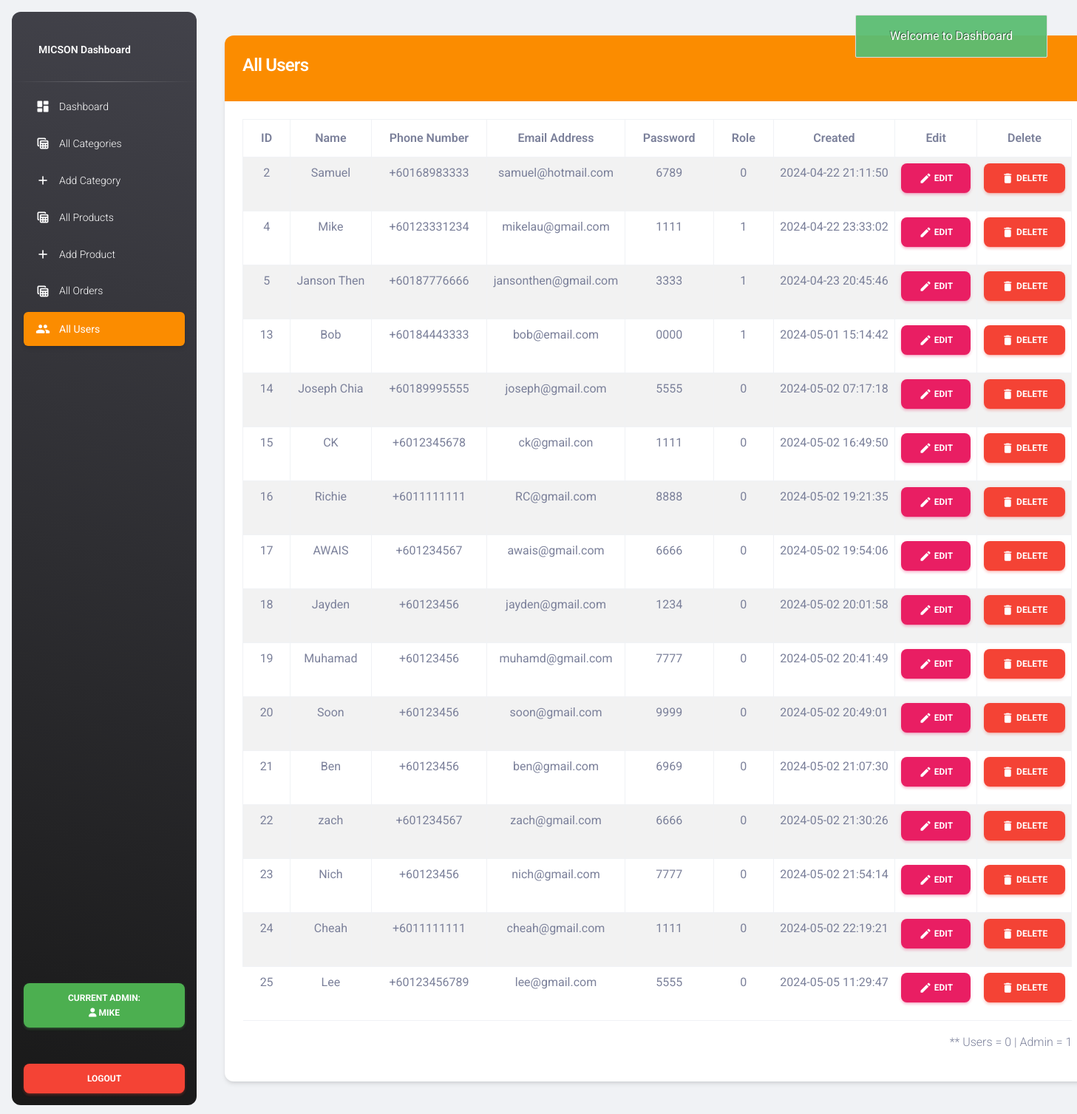
/admin/users.php (signed in), run on the app's committed database.
### tables this page shows
CREATE TABLE `users` (
  `id` int(11) AUTO_INCREMENT PRIMARY KEY,
  `name` varchar(100) NOT NULL,
  `email` varchar(100) NOT NULL,
  `phone` int(20) NOT NULL,
  `password` varchar(100) NOT NULL,
  `created_at` timestamp NOT NULL DEFAULT current_timestamp(),
  `role_as` tinyint(4) NOT NULL DEFAULT 0
);

### functions/myfunctions.php (called while the page is built, shortened)
<?php
include("../config/dbcon.php");
function getAll($table)
{
    global $con;
    $query = "SELECT * FROM $table";
    return $query_run = mysqli_query($con, $query);
}
?>

### admin/users.php (the view, shortened to what this page needs)
<?php
include('includes/header.php');
?>
<div class="container-fluid w-85 ms-11">
    <div class="row">
        <div class="col-md-12">
            <div class="card">
                <div class="card-header text-bg-warning">
                    <h4 class="text-white">All Users</h4>
                </div>
                <div class="card-body" id="admin_client_table">
                    <table class="table table-bordered table-striped">
                        <thead class="text-center">
                            <tr>
                                <th>ID</th>
                                <th>Name</th>
                                <th>Phone Number</th>
                                <th>Email Address</th>
                                <th>Password</th>
                                <th>Role</th>
                                <th>Created</th>
                                <th>Edit</th>
                                <th>Delete</th>
                            </tr>
                        </thead>
                        <tbody class="text-center">
                            <?php
                                $user = getAll("users");
                                if(mysqli_num_rows($user) > 0)
                                {
                                    foreach($user as $item)
                                    {
                                        ?>
                                            <tr>
                                                <td> <?= $item['id']; ?> </td>
                                                <td> <?= $item['name']; ?> </td>
                                                <td> +60<?= $item['phone']; ?> </td>
                                                <td> <?= $item['email']; ?> </td>
                                                <td> <?= $item['password']; ?> </td>
                                                <td> <?= $item['role_as']; ?> </td>
                                                <td> <?= $item['created_at']; ?> </td>
                                                <td>
                                                    <a href="edit-user.php?id=<?= $item['id']; ?>" class="btn btn-primary">
                                                    <i class="material-icons opacity-10">edit</i> Edit</a>
                                                </td>
                                                <td>
                                                    <button type="button" class="btn btn-danger delete_admin_client_btn" value="<?= $item['id']; ?>">
                                                    <i class="material-icons opacity-10">delete</i> Delete</button>
                                                </td>
                                            </tr>
                                        <?php
                                    }
                                }
                                else
                                {
                                    echo "No records found";
                                }
                            ?>
                        </tbody>
                    </table>
                    <p class="float-end">** Users = 0 | Admin = 1</p>
                </div>
            </div>
        </div>
    </div>
</div>
<?php include('includes/footer.php'); ?>

### data on the page
users: id "2", name "Samuel", phone "168983333", email "samuel@hotmail.com", password "6789", role_as "0", created_at "2024-04-22 21:11:50"
users: id "4", name "Mike", phone "123331234", email "mikelau@gmail.com", password "1111", role_as "1", created_at "2024-04-22 23:33:02"
users: id "5", name "Janson Then", phone "187776666", email "jansonthen@gmail.com", password "3333", role_as "1", created_at "2024-04-23 20:45:46"
users: id "13", name "Bob", phone "184443333", email "bob@email.com", password "0000", role_as "1", created_at "2024-05-01 15:14:42"
users: id "14", name "Joseph Chia", phone "189995555", email "joseph@gmail.com", password "5555", role_as "0", created_at "2024-05-02 07:17:18"
users: id "15", name "CK", phone "12345678", email "ck@gmail.con", password "1111", role_as "0", created_at "2024-05-02 16:49:50"
users: id "16", name "Richie", phone "11111111", email "RC@gmail.com", password "8888", role_as "0", created_at "2024-05-02 19:21:35"
users: id "17", name "AWAIS", phone "1234567", email "awais@gmail.com", password "6666", role_as "0", created_at "2024-05-02 19:54:06"
users: id "18", name "Jayden", phone "123456", email "jayden@gmail.com", password "1234", role_as "0", created_at "2024-05-02 20:01:58"
users: id "19", name "Muhamad", phone "123456", email "muhamd@gmail.com", password "7777", role_as "0", created_at "2024-05-02 20:41:49"
users: id "20", name "Soon", phone "123456", email "soon@gmail.com", password "9999", role_as "0", created_at "2024-05-02 20:49:01"
users: id "21", name "Ben", phone "123456", email "ben@gmail.com", password "6969", role_as "0", created_at "2024-05-02 21:07:30"
users: id "22", name "zach", phone "1234567", email "zach@gmail.com", password "6666", role_as "0", created_at "2024-05-02 21:30:26"
users: id "23", name "Nich", phone "123456", email "nich@gmail.com", password "7777", role_as "0", created_at "2024-05-02 21:54:14"
users: id "24", name "Cheah", phone "11111111", email "cheah@gmail.com", password "1111", role_as "0", created_at "2024-05-02 22:19:21"
users: id "25", name "Lee", phone "123456789", email "lee@gmail.com", password "5555", role_as "0", created_at "2024-05-05 11:29:47"

### other printed values
$_SESSION['auth_user']['name'] "MIKE"
